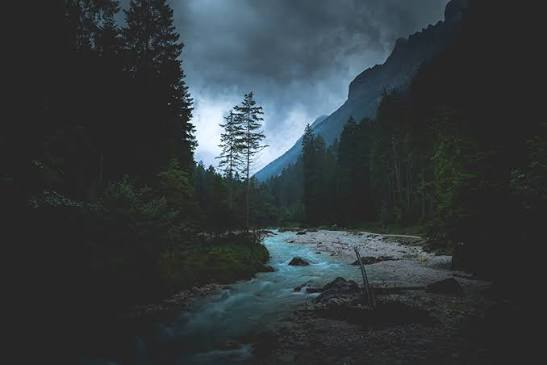
#> input picture Experiment_2/images.jpg, 547 x 365 px
$ python main.py
#> lines starting #> are read from the running program, lines starting #| are printed output that depends on the picture
import cv2
import numpy as np
import matplotlib.pyplot as plt

# Load image
img = cv2.imread("images.jpg")
#> img is the input picture: shape (365, 547, 3); mean B, G, R 61.7, 58.5, 51.3

# Convert image to grayscale
gray = cv2.cvtColor(img, cv2.COLOR_BGR2GRAY)
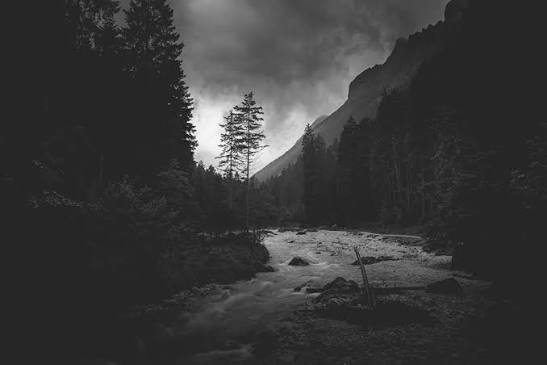
#> gray: shape (365, 547); min 3, max 253, mean 56.7

# Display original image
plt.figure(figsize=(10, 6))
plt.imshow(gray, cmap="gray")
plt.title("Original Image")
plt.axis("off")
plt.show()

# Original histogram
plt.figure()
plt.hist(gray.ravel(), 256, [0, 256])
plt.title("Histogram of Original Image")
plt.xlabel("Pixel Intensity")
plt.ylabel("Frequency")
plt.show()
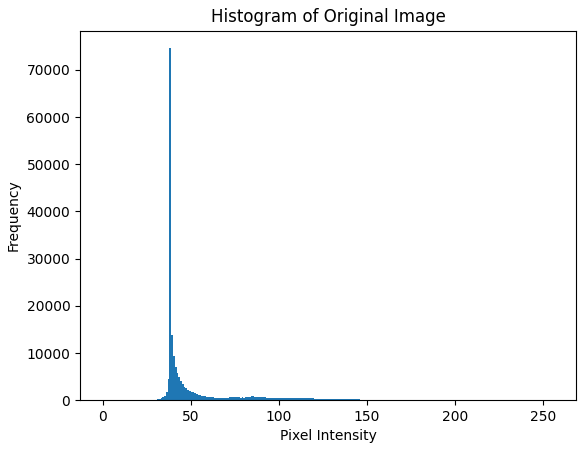
#> figure drawn by matplotlib, 1 panel; tallest bar 74578 high, from x = 38 to 39

# Contrast stretching
min_val = np.min(gray)
#> min_val = 3
max_val = np.max(gray)
#> max_val = 253

stretched = ((gray - min_val) / (max_val - min_val) * 255).astype(np.uint8)

# Display contrast stretched image
plt.figure(figsize=(10, 6))
plt.imshow(stretched, cmap="gray")
plt.title("Contrast Stretched Image")
plt.axis("off")
plt.show()

# Histogram Equalization
equalized = cv2.equalizeHist(gray)
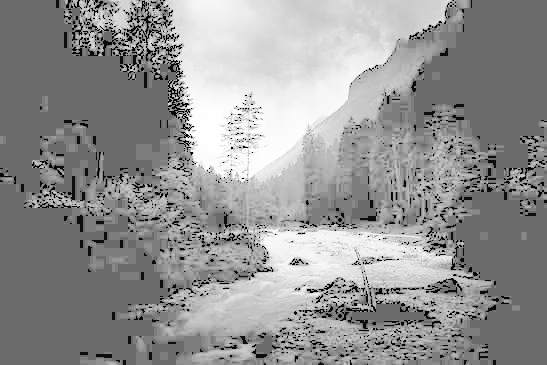
#> equalized: shape (365, 547); min 0, max 255, mean 146.9

# Display histogram equalized image
plt.figure(figsize=(10, 6))
plt.imshow(equalized, cmap="gray")
plt.title("Histogram Equalized Image")
plt.axis("off")
plt.show()

# CLAHE
clahe = cv2.createCLAHE(clipLimit=2.0, tileGridSize=(8, 8))
clahe_img = clahe.apply(gray)
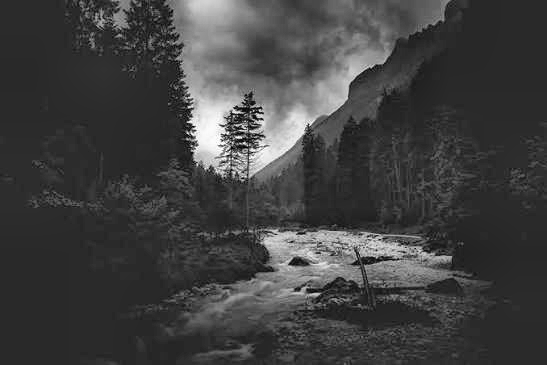
#> clahe_img: shape (365, 547); min 1, max 255, mean 64.6

# Display CLAHE image
plt.figure(figsize=(10, 6))
plt.imshow(clahe_img, cmap="gray")
plt.title("CLAHE Enhanced Image")
plt.axis("off")
plt.show()

# Compare histograms
plt.figure(figsize=(10, 6))

plt.hist(gray.ravel(), 256, [0, 256], alpha=0.5, label="Original")
plt.hist(equalized.ravel(), 256, [0, 256], alpha=0.5, label="Equalized")
plt.hist(clahe_img.ravel(), 256, [0, 256], alpha=0.5, label="CLAHE")

plt.title("Comparison of Histograms")
plt.xlabel("Pixel Intensity")
plt.ylabel("Frequency")
plt.legend()
plt.show()
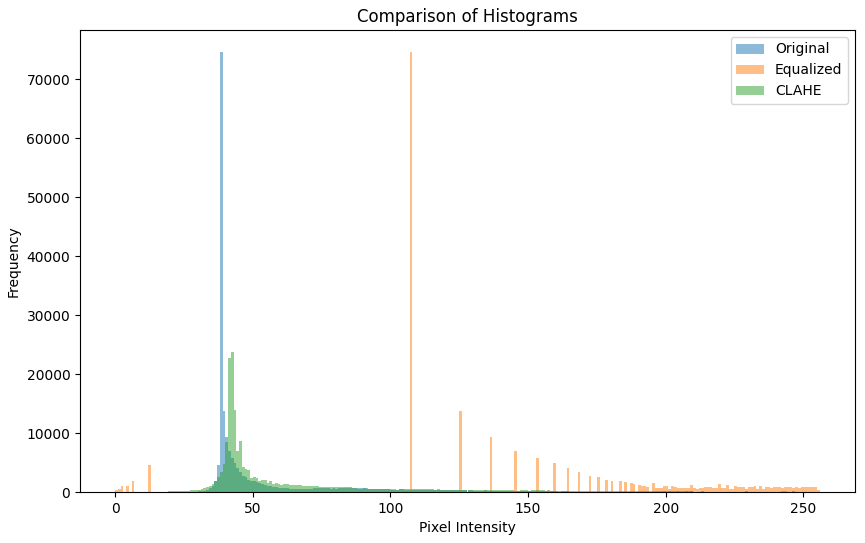
#> figure drawn by matplotlib, 1 panel; tallest bar 74578 high, from x = 38 to 39; tallest bar 74578 high, from x = 107 to 108; tallest bar 23690 high, from x = 42 to 43

# Save processed images
cv2.imwrite("contrast_stretched.jpg", stretched)
cv2.imwrite("histogram_equalized.jpg", equalized)
cv2.imwrite("clahe.jpg", clahe_img)

print("Experiment 2 completed successfully.")
